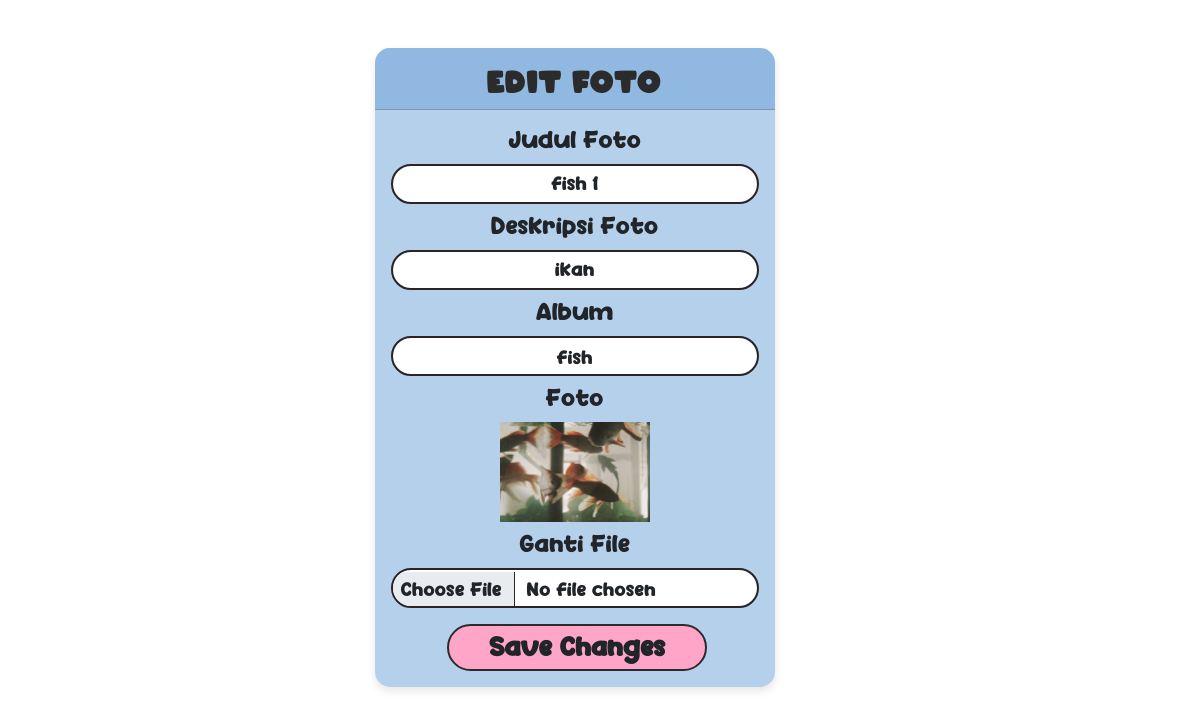
Page /config/foto/edit-foto.php?id=58 (signed in) on the committed database.
### tables this page shows
CREATE TABLE `foto` (
  `fotoid` int(11) NOT NULL,
  `judulfoto` varchar(225) NOT NULL,
  `deskripsifoto` text NOT NULL,
  `tglunggah` date NOT NULL,
  `lokasifile` varchar(225) NOT NULL,
  `albumid` int(11) NOT NULL,
  `userid` int(11) NOT NULL
);

CREATE TABLE `album` (
  `albumid` int(11) NOT NULL,
  `namaalbum` varchar(225) NOT NULL,
  `deskripsi` text NOT NULL,
  `tgldibuat` date NOT NULL,
  `userid` int(11) NOT NULL
);

### config/foto/edit-foto.php (the view, shortened to what this page needs)
<?php
    include '../connect.php';
        $sql=mysqli_query($c,"SELECT * FROM foto WHERE fotoid= '".$_GET['id']."'");
            while($d = mysqli_fetch_array($sql)){
?>
<!DOCTYPE html>
<html lang="en">
    <head>
        <link href="https://cdn.jsdelivr.net/npm/simple-datatables@7.1.2/dist/style.min.css" rel="stylesheet" />
        <link href="../../css/styles.css" rel="stylesheet" />
    </head>
    <body>
        <div class="container">
            <div class="row justify-content-center">
                <div class="col-lg-5">
                    <div class="card transparent-card mt-5" >
                        <div class="card-header text-center">
                            Edit Foto
                        </div>
                        <div class="card-body text-center">
                            <form action="" method="POST" enctype="multipart/form-data">
                                <div class="form-group">
                                    <label class="form-label">Judul Foto</label>
                                    <input type="text" name="judulfoto" value="<?php echo $d['judulfoto'] ?>" class="form-control text-center">
                                </div>
                                <div class="form-group mt-2">
                                    <label class="form-label">Deskripsi Foto</label>
                                    <input type="text" class="form-control text-center" name="deskripsifoto" value="<?php echo $d['deskripsifoto'] ?>" required>
                                </div>
                                <div class="form-group mt-2">
                                    <label class="form-label">Album</label>
                                    <select class="form-control text-center" name="albumid">
                                        <?php
                                        $userid = $_SESSION['userid'];
                                        $sql_a = mysqli_query($c,"SELECT * FROM album WHERE userid='$userid'");
                                        while($da = mysqli_fetch_array($sql_a)) {
                                        ?>
                                        <option <?php if($da['albumid'] == $d['albumid']) {?> selected="selected" <?php } ?> value="<?php echo $da['albumid'] ?>">
                                        <?php echo $da['namaalbum'] ?>
                                        </option>
                                        <?php } ?>
                                    </select>
                                </div>
                                <div class="form-group mt-2">
                                    <label class="form-label">Foto</label> <br>
                                    <img src="../../assets/img/<?php echo $d['lokasifile'] ?>" width="150">
                                </div>
                                <div class="form-group mt-2">
                                    <label class="form-label"> Ganti File</label>
                                    <input type="file" name="lokasifile" class="form-control" value="<?php echo $d['judulfoto'] ?>">
                                </div>
                                <button type="submit" class="btn mt-3 rounded-pill" name="edit2">
                                    Save Changes
                                </button>
                            </div>
                    </div>
                </div>
            </div>
        </div>
                            <?php
            }
                            ?>
    </body>
</html>

### config/foto/edit-foto.php (style rules this page uses)
body { background-image: url('../../assets/landing/blues.svg'); background-size: cover; background-repeat: no-repeat; background-attachment: fixed; font-family: 'FindCartoon', sans-serif; }
.card-header { background-color: rgba(109, 161, 216, 0.5); font-family: 'ARCO', sans-serif; font-size: 30px; color: #2B2B2B; }
.transparent-card { max-width: 400px; position: relative; background-color: rgba(109, 161, 216, 0.5); border: none; border-radius: 15px; box-shadow: 0 4px 8px rgba(0, 0, 0, 0.1); overflow: hidden; }
.form-control { width: 100%; height: 40px; padding: 8px; font-size: 16px; border: 2px solid #2c2324; border-radius: 20px; box-sizing: border-box; }
.form-label { font-size: 20px; }
.btn { padding: 5px 40px; min-width: 150px; margin-left: 5px; background-color: #ffa6c8; border: 2px solid #2B2B2B; font-size: 22px; font-weight: bold; }

### rows in the picture
foto: judulfoto "fish 1", deskripsifoto "ikan", albumid "fish", lokasifile (picture)
